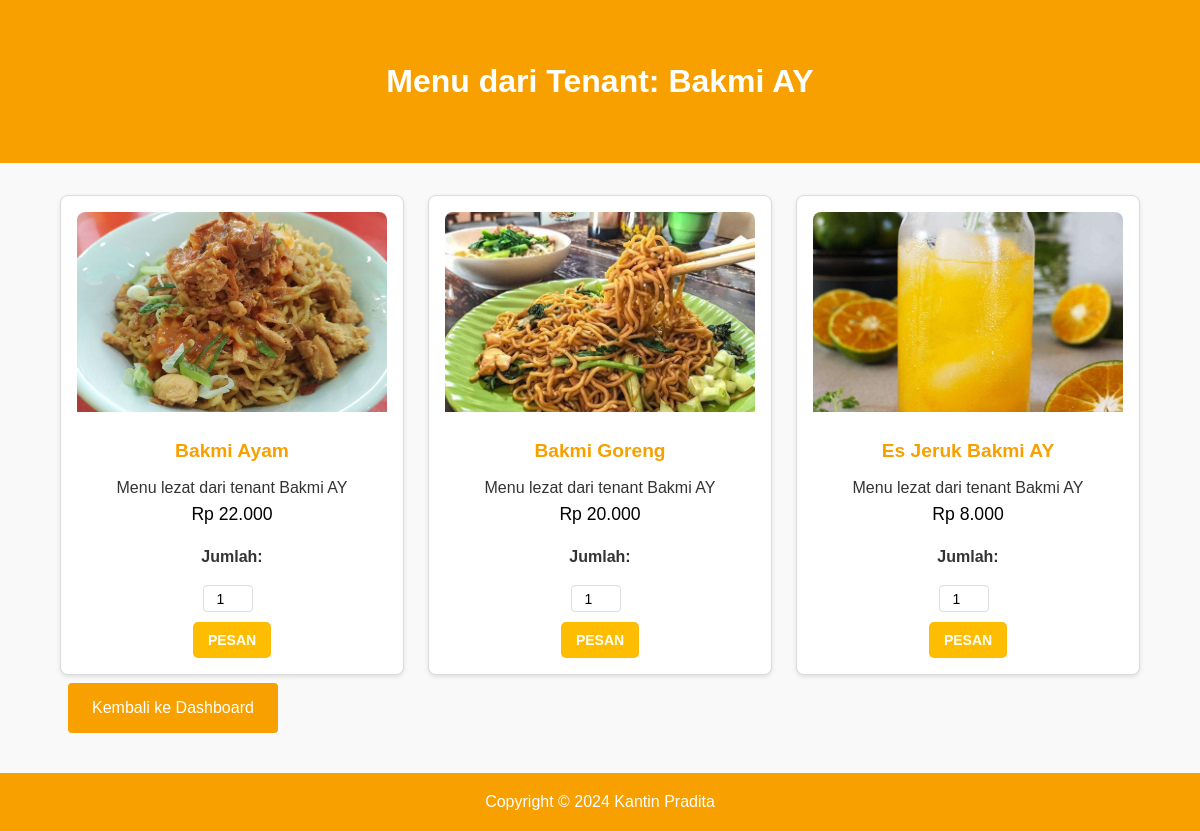
Screenshot of /menu.php?tenant=Bakmi+AY (signed in) with the database file from the repository.
### tables this page shows
CREATE TABLE `menus` (
  `id` int(11) NOT NULL,
  `tenant_id` int(11) NOT NULL,
  `nama` varchar(100) NOT NULL,
  `harga` decimal(10,2) NOT NULL,
  `gambar` varchar(255) DEFAULT NULL
);

### class.php (called while the page is built, shortened)
<?php
class Database {
    private $host = 'localhost';
    private $username = 'root';
    private $password = '';
    private $dbname = 'kantin_pradita_v4';
    private $db;
    public function getConnection() {
        if (!$this->db) {
            try {
                $this->db = new PDO("mysql:host={$this->host};dbname={$this->dbname}", $this->username, $this->password);
                $this->db->setAttribute(PDO::ATTR_ERRMODE, PDO::ERRMODE_EXCEPTION);
            } catch (PDOException $e) {
                die("Koneksi database gagal: " . $e->getMessage());
            }
        }
        return $this->db;
    }
}
class User {
    private $db;
    public function __construct(Database $database) {
        $this->db = $database->getConnection();
    }
    public function getMenuByTenant($tenant) {
        $sql = "SELECT menus.id, menus.nama, menus.harga, menus.gambar
                FROM menus
                JOIN tenant ON menus.tenant_id = tenant.id
                WHERE tenant.nama = :tenant";
        $stmt = $this->db->prepare($sql);
        $stmt->bindParam(':tenant', $tenant);
        $stmt->execute();
        return $stmt->fetchAll(PDO::FETCH_ASSOC);
    }
}
?>

### menu.php (the view, shortened to what this page needs)
<?php
include('class.php');
$database = new Database();
$user = new User($database);
$tenant = isset($_GET['tenant']) ? $_GET['tenant'] : '';
$menus = $user->getMenuByTenant($tenant);
?>
<!DOCTYPE html>
<html lang="id">
<head>
    <link rel="stylesheet" href="menu.css">
</head>
<body>
    <header>
        <div class="container">
            <h1>Menu dari Tenant: <?php echo htmlspecialchars($tenant); ?></h1>
        </div>
    </header>
    <div class="container">
        <div class="menu-list">
            <?php if ($menus): ?>
            <?php foreach ($menus as $menu): ?>
            <div class="menu-item">
                <img src="images/<?php echo htmlspecialchars($menu['gambar']); ?>"
                    alt="<?php echo htmlspecialchars($menu['nama']); ?>" class="menu-image">
                <h3><?php echo htmlspecialchars($menu['nama']); ?></h3>
                <p>Menu lezat dari tenant <?php echo htmlspecialchars($tenant); ?></p>
                <p class="price">Rp <?php echo number_format($menu['harga'], 0, ',', '.'); ?></p>
                <form method="POST" action="menu.php?tenant=<?php echo urlencode($tenant); ?>">
                    <label for="jumlah_<?php echo $menu['id']; ?>">Jumlah:</label>
                    <input type="number" id="jumlah_<?php echo $menu['id']; ?>" name="jumlah" value="1" min="1"
                        required>
                    <button type="submit">Pesan</button>
                </form>
            </div>
            <?php endforeach; ?>
            <?php else: ?>
            <p>Menu tidak ditemukan untuk tenant ini.</p>
            <?php endif; ?>
        </div>
        <p><a href="dashboard.php" class="btn-nav">Kembali ke Dashboard</a></p>
    </div>
    <footer>
        <p>Copyright &copy; 2024 Kantin Pradita</p>
    </footer>
</body>
</html>

### menu.css (style rules this page uses)
* { margin: 0; padding: 0; box-sizing: border-box; }
body { font-family: Arial, sans-serif; background-color: #f9f9f9; color: #333; line-height: 1.6; display: flex; flex-direction: column; min-height: 100vh; }
header { background-color: #f8a000; color: #fff; text-align: center; padding: 1.5rem 0; }
header h1 { margin: 0; }
.container { width: 90%; max-width: 1200px; margin: 2rem auto; flex-grow: 1; }
.menu-list { display: grid; grid-template-columns: repeat(auto-fit, minmax(250px, 1fr)); gap: 1.5rem; }
.menu-item { background-color: #fff; border: 1px solid #ddd; border-radius: 8px; padding: 1rem; text-align: center; box-shadow: 0 2px 4px rgba(0, 0, 0, 0.1); transition: transform 0.2s ease-in-out; }
.menu-image { width: 100%; height: auto; max-height: 200px; object-fit: cover; border-radius: 8px 8px 0 0; }
.menu-item h3 { margin: 1rem 0 0.5rem; color: #f8a000; font-size: 1.2rem; }
.price { font-size: 1.1rem; color: #000000; margin-bottom: 1rem; }
form input[type="number"] { width: 50px; padding: 0.3rem; margin-right: 0.5rem; text-align: center; border: 1px solid #ddd; border-radius: 4px; }
.btn-nav { text-decoration: none; color: #fff; background-color: #f8a000; padding: 0.75rem 1.5rem; margin: 0.5rem; display: inline-block; border-radius: 4px; transition: background 0.2s; }
form { display: flex; flex-direction: column; gap: 10px; align-items: center; margin-top: 10px; }
label { font-weight: bold; color: #333; margin-bottom: 5px; }
input[type="number"] { width: 80px; padding: 8px; font-size: 14px; text-align: center; border: 2px solid #ddd; border-radius: 5px; outline: none; transition: border-color 0.3s ease; }
button { background-color: #ffbd01; color: white; border: none; padding: 10px 15px; font-size: 14px; font-weight: bold; border-radius: 5px; cursor: pointer; text-transform: uppercase; transition: bgcolor 0.3s ease, transform 0.2s ease; }
footer { background-color: #f8a000; color: #fff; text-align: center; padding: 1rem 0; margin-top: auto; }

### rows the page displays
menus: gambar (picture), nama "Bakmi Ayam", harga "22.000"
menus: gambar (picture), nama "Bakmi Goreng", harga "20.000"
menus: gambar (picture), nama "Es Jeruk Bakmi AY", harga "8.000"

### other values shown
$tenant "Bakmi AY"
